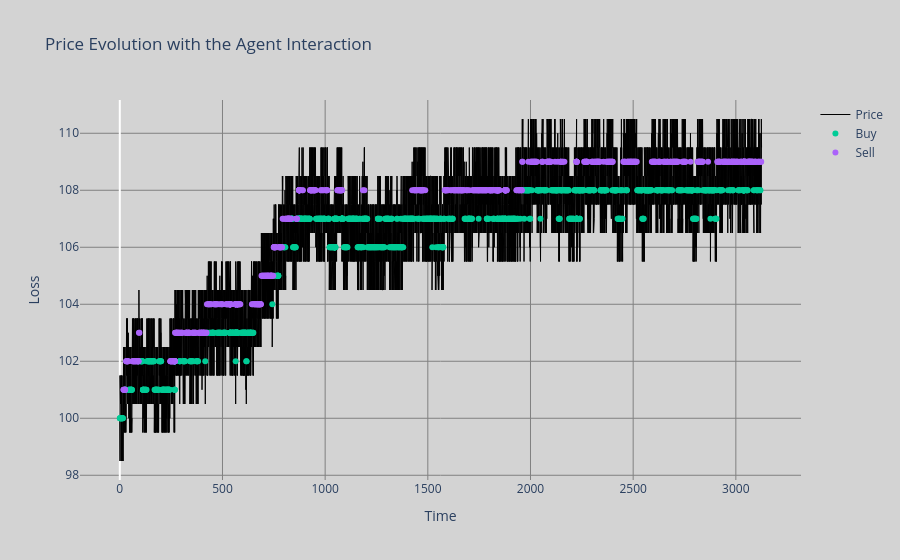
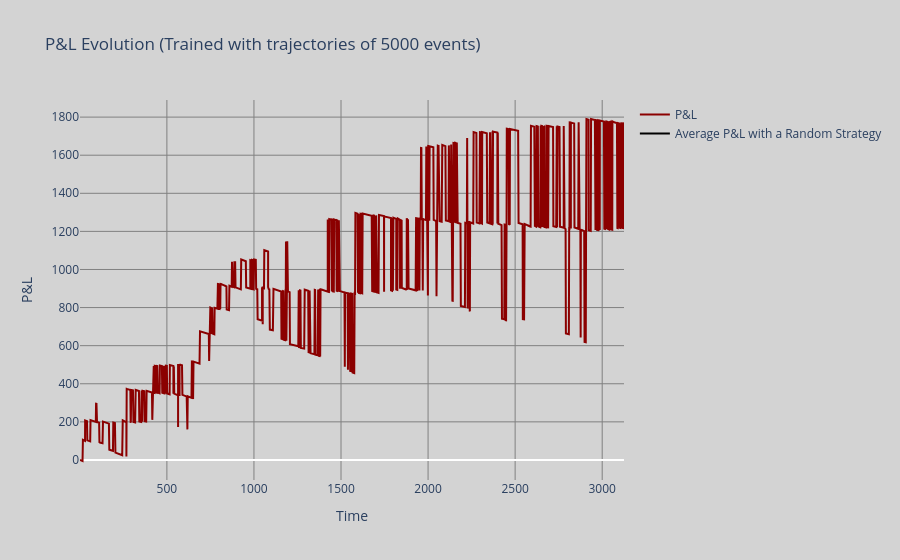

Write notebook code for charts like these, in order.
### Markdown cell above
We then test our agent in a random simulation of NB_EVENT_SIM events.

### Code cell
NB_EVENT_SIM = 100000

agent.test(NB_EVENT_SIM, frequency_action = FREQUENCY_ACTION)
print(agent.agent.position)
print(agent.agent.cash)

### Figure 1 — Plotly figure (JSON) as saved in the notebook; plotly's stock layout.template omitted (floating-point values rounded to 4 significant figures; data arrays with more than 128 entries replaced by an {"elided": "..."} marker saying what was removed)
{"data": [{"line": {"color": "black", "width": 1}, "mode": "lines", "name": "Price", "type": "scatter", "x": {"elided": "100050 float values"}, "y": {"elided": "100050 float values"}}, {"mode": "markers", "name": "Do Nothing", "type": "scatter", "x": [], "y": []}, {"mode": "markers", "name": "Buy", "type": "scatter", "x": {"elided": "1224 float values"}, "y": {"elided": "1224 int values"}}, {"mode": "markers", "name": "Sell", "type": "scatter", "x": {"elided": "777 float values"}, "y": {"elided": "777 int values"}}], "layout": {"paper_bgcolor": "#D3D3D3", "plot_bgcolor": "#D3D3D3", "title": {"text": "Price Evolution with the Agent Interaction"}, "xaxis": {"gridcolor": "#808080", "showgrid": true, "title": {"text": "Time"}}, "yaxis": {"gridcolor": "#808080", "showgrid": true, "title": {"text": "Loss"}}}}

### Figure 2 — Plotly figure (JSON) as saved in the notebook; plotly's stock layout.template omitted (floating-point values rounded to 4 significant figures; data arrays with more than 128 entries replaced by an {"elided": "..."} marker saying what was removed)
{"data": [{"line": {"color": "darkred", "width": 2}, "mode": "lines", "name": "P&L", "type": "scatter", "x": {"elided": "2001 float values"}, "y": {"elided": "2001 float values"}}, {"line": {"color": "black", "width": 2}, "mode": "lines", "name": "Average P&L with a Random Strategy", "type": "scatter", "x": {"elided": "2001 float values"}, "y": {"elided": "2001 null values"}}], "layout": {"paper_bgcolor": "#D3D3D3", "plot_bgcolor": "#D3D3D3", "title": {"text": "P&L Evolution (Trained with trajectories of 5000 events)"}, "xaxis": {"gridcolor": "#808080", "showgrid": true, "title": {"text": "Time"}}, "yaxis": {"gridcolor": "#808080", "showgrid": true, "title": {"text": "P&L"}}}}
